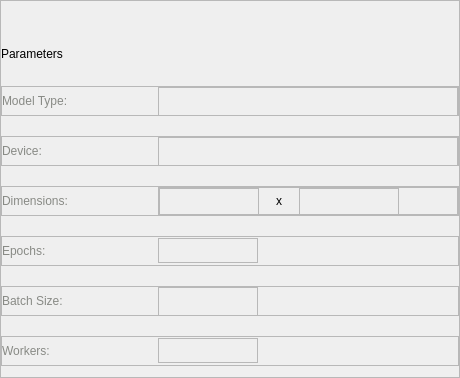
                  <widget class="QFrame" name="parametersframe_2">
                   <property name="sizePolicy">
                    <sizepolicy hsizetype="Preferred" vsizetype="Expanding">
                     <horstretch>0</horstretch>
                     <verstretch>0</verstretch>
                    </sizepolicy>
                   </property>
                   <property name="frameShape">
                    <enum>QFrame::StyledPanel</enum>
                   </property>
                   <property name="frameShadow">
                    <enum>QFrame::Raised</enum>
                   </property>
                   <layout class="QVBoxLayout" name="verticalLayout_35">
                    <property name="spacing">
                     <number>20</number>
                    </property>
                    <property name="leftMargin">
                     <number>0</number>
                    </property>
                    <property name="topMargin">
                     <number>0</number>
                    </property>
                    <property name="rightMargin">
                     <number>0</number>
                    </property>
                    <item>
                     <spacer name="verticalSpacer_13">
                      <property name="orientation">
                       <enum>Qt::Vertical</enum>
                      </property>
                      <property name="sizeType">
                       <enum>QSizePolicy::Fixed</enum>
                      </property>
                      <property name="sizeHint" stdset="0">
                       <size>
                        <width>20</width>
                        <height>40</height>
                       </size>
                      </property>
                     </spacer>
                    </item>
                    <item>
                     <widget class="QLabel" name="parameterLbl_2">
                      <property name="minimumSize">
                       <size>
                        <width>0</width>
                        <height>25</height>
                       </size>
                      </property>
                      <property name="maximumSize">
                       <size>
                        <width>16777215</width>
                        <height>50</height>
                       </size>
                      </property>
                      <property name="styleSheet">
                       <string notr="true">font: 75 bold 14pt &quot;Gotham Rounded&quot;;
</string>
                      </property>
                      <property name="text">
                       <string>Parameters</string>
                      </property>
                     </widget>
                    </item>
                    <item>
                     <widget class="QFrame" name="modelTypeFrame_2">
                      <property name="minimumSize">
                       <size>
                        <width>300</width>
                        <height>30</height>
                       </size>
                      </property>
                      <property name="maximumSize">
                       <size>
                        <width>16777215</width>
                        <height>30</height>
                       </size>
                      </property>
                      <property name="frameShape">
                       <enum>QFrame::StyledPanel</enum>
                      </property>
                      <property name="frameShadow">
                       <enum>QFrame::Raised</enum>
                      </property>
                      <layout class="QHBoxLayout" name="horizontalLayout_38">
                       <property name="spacing">
                        <number>6</number>
                       </property>
                       <property name="leftMargin">
                        <number>0</number>
                       </property>
                       <property name="topMargin">
                        <number>0</number>
                       </property>
                       <property name="rightMargin">
                        <number>0</number>
                       </property>
                       <property name="bottomMargin">
                        <number>0</number>
                       </property>
                       <item>
                        <widget class="QLabel" name="modelTypeLbl">
                         <property name="minimumSize">
                          <size>
                           <width>150</width>
                           <height>0</height>
                          </size>
                         </property>
                         <property name="styleSheet">
                          <string notr="true">font: 75 bold 12pt &quot;Gotham Rounded&quot;;
color: rgb(136, 138, 133);</string>
                         </property>
                         <property name="text">
                          <string>Model Type:</string>
                         </property>
                        </widget>
                       </item>
                       <item>
                        <widget class="QFrame" name="modelTypeComboFrame">
                         <property name="minimumSize">
                          <size>
                           <width>300</width>
                           <height>30</height>
                          </size>
                         </property>
                         <property name="maximumSize">
                          <size>
                           <width>16777215</width>
                           <height>30</height>
                          </size>
                         </property>
                         <property name="frameShape">
                          <enum>QFrame::StyledPanel</enum>
                         </property>
                         <property name="frameShadow">
                          <enum>QFrame::Raised</enum>
                         </property>
                        </widget>
                       </item>
                      </layout>
                     </widget>
                    </item>
                    <item>
                     <widget class="QFrame" name="deviceFrame_2">
                      <property name="minimumSize">
                       <size>
                        <width>0</width>
                        <height>30</height>
                       </size>
                      </property>
                      <property name="maximumSize">
                       <size>
                        <width>16777215</width>
                        <height>30</height>
                       </size>
                      </property>
                      <property name="frameShape">
                       <enum>QFrame::StyledPanel</enum>
                      </property>
                      <property name="frameShadow">
                       <enum>QFrame::Raised</enum>
                      </property>
                      <layout class="QHBoxLayout" name="horizontalLayout_43">
                       <property name="leftMargin">
                        <number>0</number>
                       </property>
                       <property name="topMargin">
                        <number>0</number>
                       </property>
                       <property name="rightMargin">
                        <number>0</number>
                       </property>
                       <property name="bottomMargin">
                        <number>0</number>
                       </property>
                       <item>
                        <widget class="QLabel" name="deviceLbl_2">
                         <property name="minimumSize">
                          <size>
                           <width>150</width>
                           <height>0</height>
                          </size>
                         </property>
                         <property name="maximumSize">
                          <size>
                           <width>16777215</width>
                           <height>16777215</height>
                          </size>
                         </property>
                         <property name="styleSheet">
                          <string notr="true">font: 75 bold 12pt &quot;Gotham Rounded&quot;;
color: rgb(136, 138, 133);</string>
                         </property>
                         <property name="text">
                          <string>Device:</string>
                         </property>
                        </widget>
                       </item>
                       <item>
                        <widget class="QFrame" name="deviceComboFrame">
                         <property name="minimumSize">
                          <size>
                           <width>300</width>
                           <height>30</height>
                          </size>
                         </property>
                         <property name="frameShape">
                          <enum>QFrame::StyledPanel</enum>
                         </property>
                         <property name="frameShadow">
                          <enum>QFrame::Raised</enum>
                         </property>
                        </widget>
                       </item>
                      </layout>
                     </widget>
                    </item>
                    <item>
                     <widget class="QFrame" name="imageSizeFrame_3">
                      <property name="minimumSize">
                       <size>
                        <width>300</width>
                        <height>30</height>
                       </size>
                      </property>
                      <property name="maximumSize">
                       <size>
                        <width>16777215</width>
                        <height>30</height>
                       </size>
                      </property>
                      <property name="frameShape">
                       <enum>QFrame::StyledPanel</enum>
                      </property>
                      <property name="frameShadow">
                       <enum>QFrame::Raised</enum>
                      </property>
                      <layout class="QHBoxLayout" name="horizontalLayout_44">
                       <property name="leftMargin">
                        <number>0</number>
                       </property>
                       <property name="topMargin">
                        <number>0</number>
                       </property>
                       <property name="rightMargin">
                        <number>0</number>
                       </property>
                       <property name="bottomMargin">
                        <number>0</number>
                       </property>
                       <item>
                        <widget class="QLabel" name="imageSizeLbl_3">
                         <property name="minimumSize">
                          <size>
                           <width>150</width>
                           <height>0</height>
                          </size>
                         </property>
                         <property name="styleSheet">
                          <string notr="true">font: 75 bold 12pt &quot;Gotham Rounded&quot;;
color: rgb(136, 138, 133);</string>
                         </property>
                         <property name="text">
                          <string>Dimensions:</string>
                         </property>
                        </widget>
                       </item>
                       <item>
                        <widget class="QFrame" name="dimensionsInputFrame">
                         <property name="minimumSize">
                          <size>
                           <width>300</width>
                           <height>0</height>
                          </size>
                         </property>
                         <property name="maximumSize">
                          <size>
                           <width>16777215</width>
                           <height>40</height>
                          </size>
                         </property>
                         <property name="styleSheet">
                          <string notr="true"/>
                         </property>
                         <property name="frameShape">
                          <enum>QFrame::StyledPanel</enum>
                         </property>
                         <property name="frameShadow">
                          <enum>QFrame::Raised</enum>
                         </property>
                         <layout class="QHBoxLayout" name="horizontalLayout_14">
                          <property name="spacing">
                           <number>0</number>
                          </property>
                          <property name="leftMargin">
                           <number>0</number>
                          </property>
                          <property name="topMargin">
                           <number>0</number>
                          </property>
                          <property name="rightMargin">
                           <number>0</number>
                          </property>
                          <property name="bottomMargin">
                           <number>0</number>
                          </property>
                          <item>
                           <widget class="QFrame" name="widthInputFrame">
                            <property name="minimumSize">
                             <size>
                              <width>100</width>
                              <height>30</height>
                             </size>
                            </property>
                            <property name="maximumSize">
                             <size>
                              <width>100</width>
                              <height>16777215</height>
                             </size>
                            </property>
                            <property name="frameShape">
                             <enum>QFrame::StyledPanel</enum>
                            </property>
                            <property name="frameShadow">
                             <enum>QFrame::Raised</enum>
                            </property>
                           </widget>
                          </item>
                          <item>
                           <widget class="QLabel" name="label_3">
                            <property name="minimumSize">
                             <size>
                              <width>40</width>
                              <height>0</height>
                             </size>
                            </property>
                            <property name="maximumSize">
                             <size>
                              <width>30</width>
                              <height>16777215</height>
                             </size>
                            </property>
                            <property name="text">
                             <string>x</string>
                            </property>
                            <property name="alignment">
                             <set>Qt::AlignCenter</set>
                            </property>
                           </widget>
                          </item>
                          <item>
                           <widget class="QFrame" name="heightInputFrame">
                            <property name="sizePolicy">
                             <sizepolicy hsizetype="Expanding" vsizetype="Fixed">
                              <horstretch>0</horstretch>
                              <verstretch>0</verstretch>
                             </sizepolicy>
                            </property>
                            <property name="minimumSize">
                             <size>
                              <width>100</width>
                              <height>30</height>
                             </size>
                            </property>
                            <property name="maximumSize">
                             <size>
                              <width>100</width>
                              <height>16777215</height>
                             </size>
                            </property>
                            <property name="frameShape">
                             <enum>QFrame::StyledPanel</enum>
                            </property>
                            <property name="frameShadow">
                             <enum>QFrame::Raised</enum>
                            </property>
                           </widget>
                          </item>
                          <item>
                           <spacer name="horizontalSpacer_5">
                            <property name="orientation">
                             <enum>Qt::Horizontal</enum>
                            </property>
                            <property name="sizeType">
                             <enum>QSizePolicy::Expanding</enum>
                            </property>
                            <property name="sizeHint" stdset="0">
                             <size>
                              <width>10</width>
                              <height>20</height>
                             </size>
                            </property>
                           </spacer>
                          </item>
                         </layout>
                        </widget>
                       </item>
                      </layout>
                     </widget>
                    </item>
                    <item>
                     <widget class="QFrame" name="epochFrame_2">
                      <property name="minimumSize">
                       <size>
                        <width>0</width>
                        <height>30</height>
                       </size>
                      </property>
                      <property name="maximumSize">
                       <size>
                        <width>16777215</width>
                        <height>30</height>
                       </size>
                      </property>
                      <property name="styleSheet">
                       <string notr="true">font: 75 12pt &quot;Gotham Rounded&quot;;
color: rgb(136, 138, 133);
</string>
                      </property>
                      <property name="frameShape">
                       <enum>QFrame::StyledPanel</enum>
                      </property>
                      <property name="frameShadow">
                       <enum>QFrame::Raised</enum>
                      </property>
                      <layout class="QHBoxLayout" name="horizontalLayout_45">
                       <property name="leftMargin">
                        <number>0</number>
                       </property>
                       <property name="topMargin">
                        <number>0</number>
                       </property>
                       <property name="rightMargin">
                        <number>0</number>
                       </property>
                       <property name="bottomMargin">
                        <number>0</number>
                       </property>
                       <item>
                        <widget class="QLabel" name="epochLbl_2">
                         <property name="minimumSize">
                          <size>
                           <width>150</width>
                           <height>0</height>
                          </size>
                         </property>
                         <property name="maximumSize">
                          <size>
                           <width>16777215</width>
                           <height>16777215</height>
                          </size>
                         </property>
                         <property name="styleSheet">
                          <string notr="true">font: 75 bold 12pt &quot;Gotham Rounded&quot;;
color: rgb(136, 138, 133);</string>
                         </property>
                         <property name="text">
                          <string>Epochs:</string>
                         </property>
                         <property name="alignment">
                          <set>Qt::AlignLeading|Qt::AlignLeft|Qt::AlignVCenter</set>
                         </property>
                        </widget>
                       </item>
                       <item>
                        <widget class="QFrame" name="epochsInputFrame">
                         <property name="sizePolicy">
                          <sizepolicy hsizetype="Expanding" vsizetype="Fixed">
                           <horstretch>0</horstretch>
                           <verstretch>0</verstretch>
                          </sizepolicy>
                         </property>
                         <property name="minimumSize">
                          <size>
                           <width>100</width>
                           <height>25</height>
                          </size>
                         </property>
                         <property name="maximumSize">
                          <size>
                           <width>100</width>
                           <height>16777215</height>
                          </size>
                         </property>
                         <property name="frameShape">
                          <enum>QFrame::StyledPanel</enum>
                         </property>
                         <property name="frameShadow">
                          <enum>QFrame::Raised</enum>
                         </property>
                        </widget>
                       </item>
                       <item>
                        <spacer name="horizontalSpacer_12">
                         <property name="orientation">
                          <enum>Qt::Horizontal</enum>
                         </property>
                         <property name="sizeHint" stdset="0">
                          <size>
                           <width>40</width>
                           <height>20</height>
                          </size>
                         </property>
                        </spacer>
                       </item>
                      </layout>
                     </widget>
                    </item>
                    <item>
                     <widget class="QFrame" name="batchFrame_2">
                      <property name="minimumSize">
                       <size>
                        <width>0</width>
                        <height>30</height>
                       </size>
                      </property>
                      <property name="maximumSize">
                       <size>
                        <width>16777215</width>
                        <height>30</height>
                       </size>
                      </property>
                      <property name="frameShape">
                       <enum>QFrame::StyledPanel</enum>
                      </property>
                      <property name="frameShadow">
                       <enum>QFrame::Raised</enum>
                      </property>
                      <layout class="QHBoxLayout" name="horizontalLayout_46">
                       <property name="leftMargin">
                        <number>0</number>
                       </property>
                       <property name="topMargin">
                        <number>0</number>
                       </property>
                       <property name="rightMargin">
                        <number>0</number>
                       </property>
                       <property name="bottomMargin">
                        <number>0</number>
                       </property>
                       <item>
                        <widget class="QLabel" name="batchLbl_2">
                         <property name="minimumSize">
                          <size>
                           <width>150</width>
                           <height>0</height>
                          </size>
                         </property>
                         <property name="maximumSize">
                          <size>
                           <width>16777215</width>
                           <height>16777215</height>
                          </size>
                         </property>
                         <property name="styleSheet">
                          <string notr="true">font: 75 bold 12pt &quot;Gotham Rounded&quot;;
color: rgb(136, 138, 133);</string>
                         </property>
                         <property name="text">
                          <string>Batch Size:</string>
                         </property>
                        </widget>
                       </item>
                       <item>
                        <widget class="QFrame" name="batchsizeInputFrame">
                         <property name="sizePolicy">
                          <sizepolicy hsizetype="Expanding" vsizetype="Fixed">
                           <horstretch>0</horstretch>
                           <verstretch>0</verstretch>
                          </sizepolicy>
                         </property>
                         <property name="minimumSize">
                          <size>
                           <width>100</width>
                           <height>30</height>
                          </size>
                         </property>
                         <property name="maximumSize">
                          <size>
                           <width>100</width>
                           <height>16777215</height>
                          </size>
                         </property>
                         <property name="frameShape">
                          <enum>QFrame::StyledPanel</enum>
                         </property>
                         <property name="frameShadow">
                          <enum>QFrame::Raised</enum>
                         </property>
                        </widget>
                       </item>
                       <item>
                        <spacer name="horizontalSpacer_18">
                         <property name="orientation">
                          <enum>Qt::Horizontal</enum>
                         </property>
                         <property name="sizeHint" stdset="0">
                          <size>
                           <width>40</width>
                           <height>20</height>
                          </size>
                         </property>
                        </spacer>
                       </item>
                      </layout>
                     </widget>
                    </item>
                    <item>
                     <widget class="QFrame" name="workersFrame_2">
                      <property name="minimumSize">
                       <size>
                        <width>0</width>
                        <height>30</height>
                       </size>
                      </property>
                      <property name="maximumSize">
                       <size>
                        <width>16777215</width>
                        <height>30</height>
                       </size>
                      </property>
                      <property name="frameShape">
                       <enum>QFrame::StyledPanel</enum>
                      </property>
                      <property name="frameShadow">
                       <enum>QFrame::Raised</enum>
                      </property>
                      <layout class="QHBoxLayout" name="horizontalLayout_47">
                       <property name="leftMargin">
                        <number>0</number>
                       </property>
                       <property name="topMargin">
                        <number>0</number>
                       </property>
                       <property name="rightMargin">
                        <number>0</number>
                       </property>
                       <property name="bottomMargin">
                        <number>0</number>
                       </property>
                       <item>
                        <widget class="QLabel" name="workersLbl_2">
                         <property name="minimumSize">
                          <size>
                           <width>150</width>
                           <height>0</height>
                          </size>
                         </property>
                         <property name="maximumSize">
                          <size>
                           <width>16777215</width>
                           <height>16777215</height>
                          </size>
                         </property>
                         <property name="styleSheet">
                          <string notr="true">font: 75 bold 12pt &quot;Gotham Rounded&quot;;
color: rgb(136, 138, 133);</string>
                         </property>
                         <property name="text">
                          <string>Workers:</string>
                         </property>
                        </widget>
                       </item>
                       <item>
                        <widget class="QFrame" name="workersInputFrame">
                         <property name="sizePolicy">
                          <sizepolicy hsizetype="Expanding" vsizetype="Fixed">
                           <horstretch>0</horstretch>
                           <verstretch>0</verstretch>
                          </sizepolicy>
                         </property>
                         <property name="minimumSize">
                          <size>
                           <width>100</width>
                           <height>25</height>
                          </size>
                         </property>
                         <property name="maximumSize">
                          <size>
                           <width>100</width>
                           <height>16777215</height>
                          </size>
                         </property>
                         <property name="frameShape">
                          <enum>QFrame::StyledPanel</enum>
                         </property>
                         <property name="frameShadow">
                          <enum>QFrame::Raised</enum>
                         </property>
                        </widget>
                       </item>
                       <item>
                        <spacer name="horizontalSpacer_24">
                         <property name="orientation">
                          <enum>Qt::Horizontal</enum>
                         </property>
                         <property name="sizeHint" stdset="0">
                          <size>
                           <width>40</width>
                           <height>20</height>
                          </size>
                         </property>
                        </spacer>
                       </item>
                      </layout>
                     </widget>
                    </item>
                   </layout>
                  </widget>
